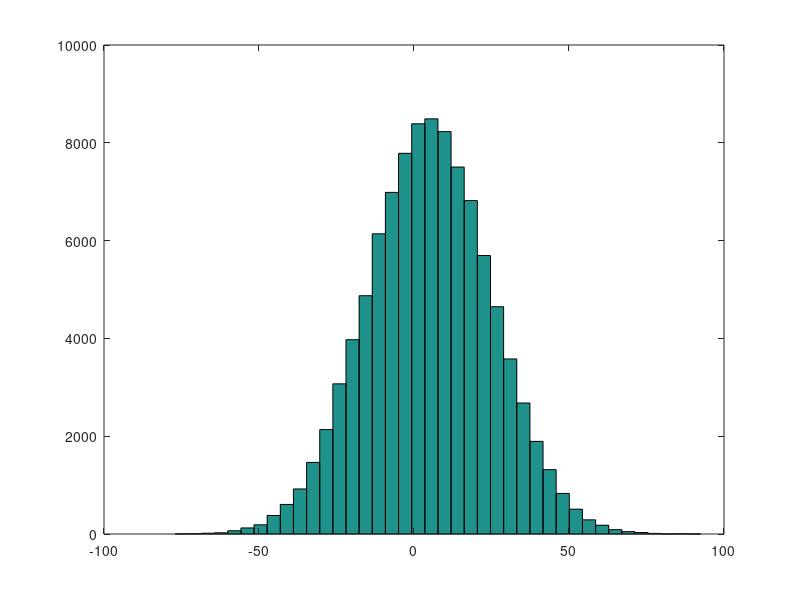

Here is the MATLAB script that generated this plot:


A= 3;
B= 15;
MU_EXP= 10;
MU_NORM= 5;
SIGMA=20;

NUM_SAMPLES= 100000;

theDataUnif = unifrnd(A,B,1,NUM_SAMPLES);

theDataExp= exprnd(MU_EXP,1,NUM_SAMPLES);

theDataNorm= normrnd(MU_NORM,SIGMA,1,NUM_SAMPLES);

NUM_BINS= 40;
hist(theDataNorm,NUM_BINS);
